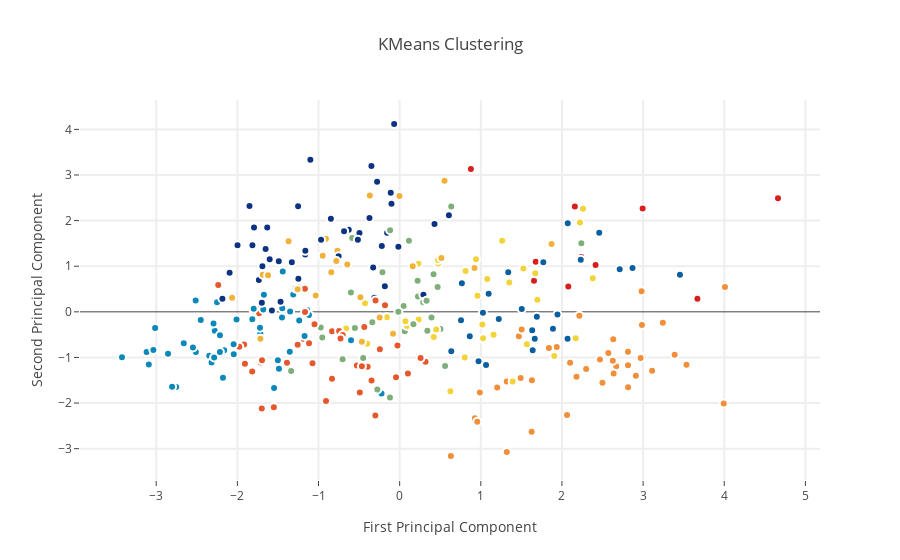

This figure's notebook cell:
### Markdown cell above
###K-Means Clustering to identify possible classes

Imagine just for a moment that we were not provided with the class labels to this digit set because after all PCA is an unsupervised method. Therefore how would we be able to separate out our data points in the new feature space? We can apply a clustering algorithm on our new PCA projection data and hopefully arrive at distinct clusters which would tell us something about the underlying class separation in the data. 

To start off, we set up a KMeans clustering method with Sklearn's *KMeans* call and use the *fit_predict* method to compute cluster centers and predict cluster indices for the first and second PCA projections (to see if we can observe any appreciable clusters).

### Code cell
from sklearn.cluster import KMeans # KMeans clustering 
# Set a KMeans clustering with 9 components ( 9 chosen sneakily ;) as hopefully we get back our 9 class labels)
kmeans = KMeans(n_clusters=9)
# Compute cluster centers and predict cluster indices
X_clustered = kmeans.fit_predict(X_5d)

trace_Kmeans = go.Scatter(x=X_5d[:, 0], y= X_5d[:, 1], mode="markers",
                    showlegend=False,
                    marker=dict(
                            size=8,
                            color = X_clustered,
                            colorscale = 'Portland',
                            showscale=False, 
                            line = dict(
            width = 2,
            color = 'rgb(255, 255, 255)'
        )
                   ))

layout = go.Layout(
    title= 'KMeans Clustering',
    hovermode= 'closest',
    xaxis= dict(
         title= 'First Principal Component',
        ticklen= 5,
        zeroline= False,
        gridwidth= 2,
    ),
    yaxis=dict(
        title= 'Second Principal Component',
        ticklen= 5,
        gridwidth= 2,
    ),
    showlegend= True
)

data = [trace_Kmeans]
fig1 = dict(data=data, layout= layout)
# fig1.append_trace(contour_list)
py.iplot(fig1, filename="svm")

### Figure 1 — Plotly figure (JSON) as saved in the notebook; plotly's stock layout.template omitted (floating-point values rounded to 4 significant figures; data arrays with more than 128 entries replaced by an {"elided": "..."} marker saying what was removed)
{"data": [{"marker": {"color": {"elided": "300 int values"}, "colorscale": "Portland", "line": {"color": "rgb(255, 255, 255)", "width": 2}, "showscale": false, "size": 8}, "mode": "markers", "showlegend": false, "x": {"elided": "300 float values"}, "y": {"elided": "300 float values"}, "type": "scatter", "uid": "6d62a4f7-c29c-434c-b479-13d6dc257ad8"}], "layout": {"hovermode": "closest", "showlegend": true, "title": {"text": "KMeans Clustering"}, "xaxis": {"gridwidth": 2, "ticklen": 5, "title": {"text": "First Principal Component"}, "zeroline": false}, "yaxis": {"gridwidth": 2, "ticklen": 5, "title": {"text": "Second Principal Component"}}}}
